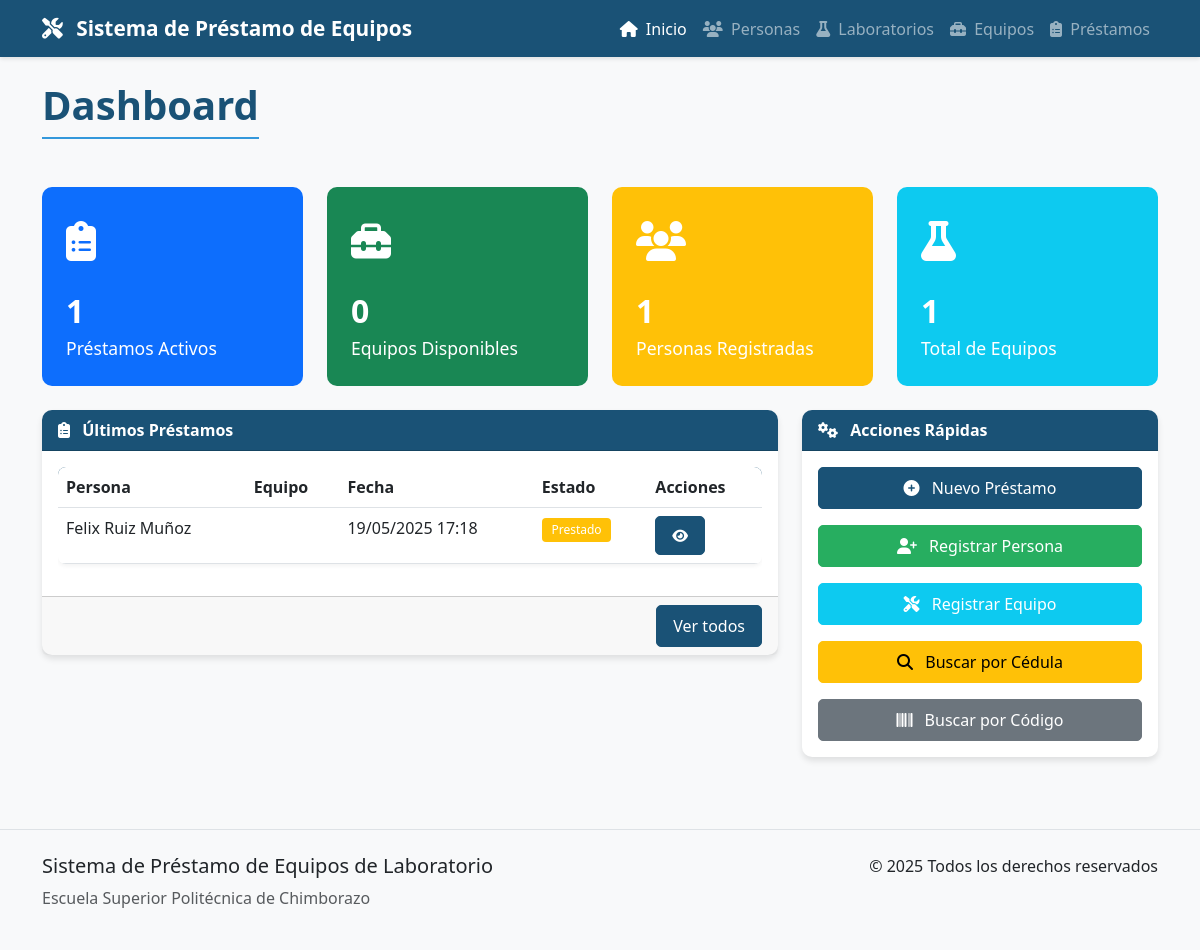
The page / on the database its author committed.
### prestamos/models.py (models this page shows, shortened)
class Prestamo(models.Model):
    ESTADO_CHOICES = [
        ('PRESTADO', 'Prestado'),
        ('DEVUELTO', 'Devuelto'),
        ('DEVUELTO_PARCIAL', 'Devuelto Parcialmente'),
        ('RETRASADO', 'Retrasado'),
    ]
    persona = models.ForeignKey(Persona, on_delete=models.CASCADE, related_name="prestamos", verbose_name="Persona")
    fecha_prestamo = models.DateTimeField(auto_now_add=True, verbose_name="Fecha de Préstamo")
    fecha_devolucion_esperada = models.DateTimeField(verbose_name="Fecha de Devolución Esperada")
    estado = models.CharField(max_length=20, choices=ESTADO_CHOICES, default='PRESTADO', verbose_name="Estado")
    observaciones = models.TextField(blank=True, null=True, verbose_name="Observaciones")
    equipo = models.ForeignKey(Equipo, on_delete=models.CASCADE, related_name="prestamos_antiguos",
                              verbose_name="Equipo (Deprecado)", null=True, blank=True)
    fecha_devolucion_real = models.DateTimeField(blank=True, null=True, verbose_name="Fecha de Devolución Real")
    class Meta:
        verbose_name = "Préstamo"
        verbose_name_plural = "Préstamos"
        ordering = ['-fecha_prestamo']

class Persona(models.Model):
    CARRERA_CHOICES = [
        ('INDUSTRIAL', 'Ingeniería Industrial'),
        ('MECANICA', 'Ingeniería Mecánica'),
        ('MANTENIMIENTO', 'Ingeniería en Mantenimiento Industrial'),
        ('AUTOMOTRIZ', 'Ingeniería Automotriz'),
        ('PROFESOR', 'Profesor'),
    ]
    nombre = models.CharField(max_length=100, verbose_name="Nombre Completo")
    cedula = models.CharField(max_length=15, unique=True, verbose_name="Número de Cédula")
    codigo_institucional = models.CharField(max_length=20, blank=True, null=True, verbose_name="Código Institucional")
    carrera = models.CharField(max_length=20, choices=CARRERA_CHOICES, verbose_name="Carrera")
    fecha_registro = models.DateTimeField(auto_now_add=True, verbose_name="Fecha de Registro")
    class Meta:
        verbose_name = "Persona"
        verbose_name_plural = "Personas"
        ordering = ['nombre']

### prestamos/views.py (the view)
# urls.py: path('', views.index, name='index'),
def index(request ):
    prestamos_activos = Prestamo.objects.filter(estado='PRESTADO').count()
    equipos_disponibles = Equipo.objects.filter(disponible=True).count()
    total_personas = Persona.objects.count()
    total_equipos = Equipo.objects.count()
    ultimos_prestamos = Prestamo.objects.all().order_by('-fecha_prestamo')[:5]
    context = {
        'prestamos_activos': prestamos_activos,
        'equipos_disponibles': equipos_disponibles,
        'total_personas': total_personas,
        'total_equipos': total_equipos,
        'ultimos_prestamos': ultimos_prestamos,
    }
    return render(request, 'prestamos/index.html', context)

### templates/prestamos/index.html (shortened to what this page needs)
{% extends 'base.html' %}
{% load static %}
{% block page_title %}Dashboard{% endblock %}
{% block content %}
<div class="row mb-4">
    <div class="col-md-3">
        <div class="dashboard-card bg-primary text-white">
            <div class="icon">
                <i class="fas fa-clipboard-list"></i>
            </div>
            <div class="count">{{ prestamos_activos }}</div>
            <div class="title">Préstamos Activos</div>
        </div>
    </div>
    <div class="col-md-3">
        <div class="dashboard-card bg-success text-white">
            <div class="icon">
                <i class="fas fa-toolbox"></i>
            </div>
            <div class="count">{{ equipos_disponibles }}</div>
            <div class="title">Equipos Disponibles</div>
        </div>
    </div>
    <div class="col-md-3">
        <div class="dashboard-card bg-warning text-white">
            <div class="icon">
                <i class="fas fa-users"></i>
            </div>
            <div class="count">{{ total_personas }}</div>
            <div class="title">Personas Registradas</div>
        </div>
    </div>
    <div class="col-md-3">
        <div class="dashboard-card bg-info text-white">
            <div class="icon">
                <i class="fas fa-flask"></i>
            </div>
            <div class="count">{{ total_equipos }}</div>
            <div class="title">Total de Equipos</div>
        </div>
    </div>
</div>
<div class="row">
    <div class="col-md-8">
        <div class="card">
            <div class="card-header">
                <i class="fas fa-clipboard-list me-2"></i> Últimos Préstamos
            </div>
            <div class="card-body">
                {% if ultimos_prestamos %}
                <div class="table-responsive">
                    <table class="table table-hover">
                        <thead>
                            <tr>
                                <th>Persona</th>
                                <th>Equipo</th>
                                <th>Fecha</th>
                                <th>Estado</th>
                                <th>Acciones</th>
                            </tr>
                        </thead>
                        <tbody>
                            {% for prestamo in ultimos_prestamos %}
                            <tr>
                                <td>{{ prestamo.persona.nombre }}</td>
                                <td>{{ prestamo.equipo.nombre }}</td>
                                <td>{{ prestamo.fecha_prestamo|date:"d/m/Y H:i" }}</td>
                                <td>
                                    {% if prestamo.estado == 'PRESTADO' %}
                                    <span class="badge bg-warning">Prestado</span>
                                    {% elif prestamo.estado == 'DEVUELTO' %}
                                    <span class="badge bg-success">Devuelto</span>
                                    {% else %}
                                    <span class="badge bg-danger">Retrasado</span>
                                    {% endif %}
                                </td>
                                <td>
                                    <a href="{% url 'prestamo_detail' prestamo.id %}" class="btn btn-sm btn-primary">
                                        <i class="fas fa-eye"></i>
                                    </a>
                                </td>
                            </tr>
                            {% endfor %}
                        </tbody>
                    </table>
                </div>
                {% else %}
                <p class="text-muted">No hay préstamos registrados.</p>
                {% endif %}
            </div>
            <div class="card-footer text-end">
                <a href="{% url 'prestamo_list' %}" class="btn btn-primary">Ver todos</a>
            </div>
        </div>
    </div>
    <div class="col-md-4">
        <div class="card">
            <div class="card-header">
                <i class="fas fa-cogs me-2"></i> Acciones Rápidas
            </div>
            <div class="card-body">
                <div class="d-grid gap-3">
                    <a href="{% url 'prestamo_create' %}" class="btn btn-primary">
                        <i class="fas fa-plus-circle me-2"></i> Nuevo Préstamo
                    </a>
                    <a href="{% url 'persona_create' %}" class="btn btn-success">
                        <i class="fas fa-user-plus me-2"></i> Registrar Persona
                    </a>
                    <a href="{% url 'equipo_create' %}" class="btn btn-info text-white">
                        <i class="fas fa-tools me-2"></i> Registrar Equipo
                    </a>
                    <a href="{% url 'buscar_persona' %}" class="btn btn-warning">
                        <i class="fas fa-search me-2"></i> Buscar por Cédula
                    </a>
                    <a href="{% url 'buscar_equipo' %}" class="btn btn-secondary">
                        <i class="fas fa-barcode me-2"></i> Buscar por Código
                    </a>
                </div>
            </div>
        </div>
    </div>
</div>
{% endblock %}

### static/css/main.css (style rules this page uses)
:root { --primary-color: #1a5276; --secondary-color: #2874a6; --accent-color: #3498db; --success-color: #27ae60; --warning-color: #f39c12; --danger-color: #c0392b; --light-color: #ecf0f1; --dark-color: #2c3e50; --gray-color: #95a5a6; }
body { font-family: 'Segoe UI', Tahoma, Geneva, Verdana, sans-serif; display: flex; flex-direction: column; min-height: 100vh; background-color: #f8f9fa; }
.card { border: none; border-radius: 10px; box-shadow: 0 4px 6px rgba(0, 0, 0, 0.1); transition: transform 0.3s ease, box-shadow 0.3s ease; margin-bottom: 1.5rem; }
.card-header { background-color: var(--primary-color); color: white; border-radius: 10px 10px 0 0 !important; font-weight: 600; }
.btn { border-radius: 5px; font-weight: 500; padding: 0.5rem 1rem; transition: all 0.3s ease; }
.btn-primary { background-color: var(--primary-color); border-color: var(--primary-color); }
.btn-success { background-color: var(--success-color); border-color: var(--success-color); }
.table { box-shadow: 0 2px 4px rgba(0, 0, 0, 0.05); border-radius: 8px; overflow: hidden; }
.table thead { background-color: var(--primary-color); color: white; }
.badge { font-weight: 500; padding: 0.5em 0.8em; border-radius: 4px; }
.dashboard-card { border-radius: 10px; padding: 1.5rem; height: 100%; transition: all 0.3s ease; }
.dashboard-card .icon { font-size: 2.5rem; margin-bottom: 1rem; }
.dashboard-card .count { font-size: 2rem; font-weight: 700; }
.dashboard-card .title { font-size: 1.1rem; font-weight: 500; }

### rows shown on the page
Prestamo: persona.nombre "Felix Ruiz Muñoz", fecha_prestamo "19/05/2025 17:18", estado "Prestado"

### other values the page prints
{{ prestamos_activos }} "1"
{{ equipos_disponibles }} "0"
{{ total_personas }} "1"
{{ total_equipos }} "1"
